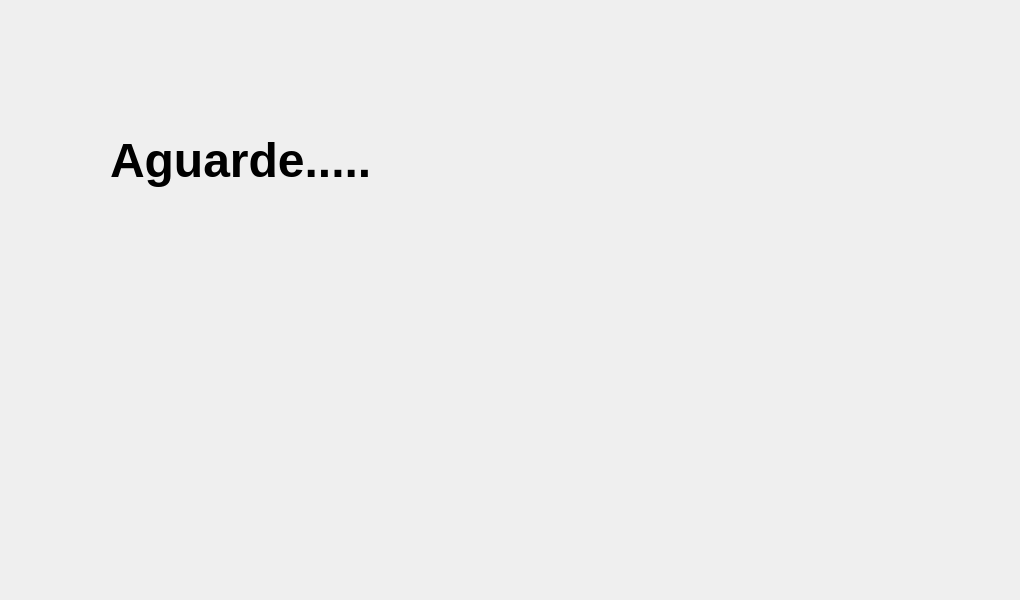
<?xml version="1.0" encoding="UTF-8"?>
<ui version="4.0">
 <class>Form</class>
 <widget class="QWidget" name="Form">
  <property name="geometry">
   <rect>
    <x>0</x>
    <y>0</y>
    <width>1020</width>
    <height>600</height>
   </rect>
  </property>
  <property name="windowTitle">
   <string>Form</string>
  </property>
  <widget class="QLabel" name="label">
   <property name="geometry">
    <rect>
     <x>110</x>
     <y>110</y>
     <width>561</width>
     <height>101</height>
    </rect>
   </property>
   <property name="text">
    <string>&lt;html&gt;&lt;head/&gt;&lt;body&gt;&lt;p&gt;&lt;span style=&quot; font-size:36pt; font-weight:600;&quot;&gt;Aguarde.....&lt;/span&gt;&lt;/p&gt;&lt;/body&gt;&lt;/html&gt;</string>
   </property>
  </widget>
 </widget>
 <resources/>
 <connections/>
</ui>
